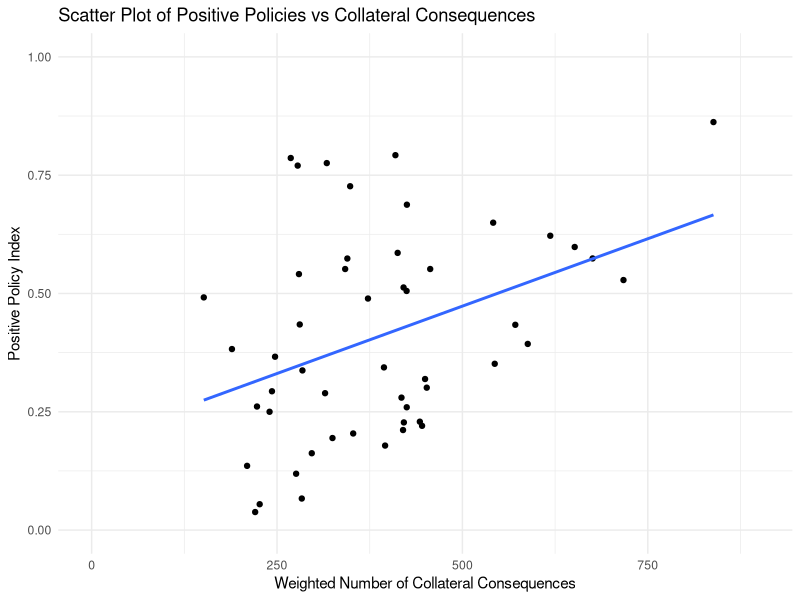
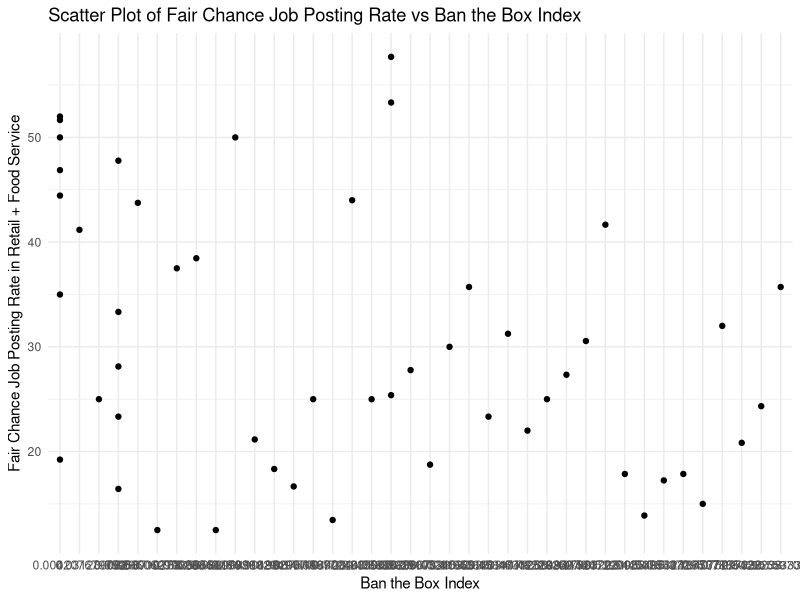
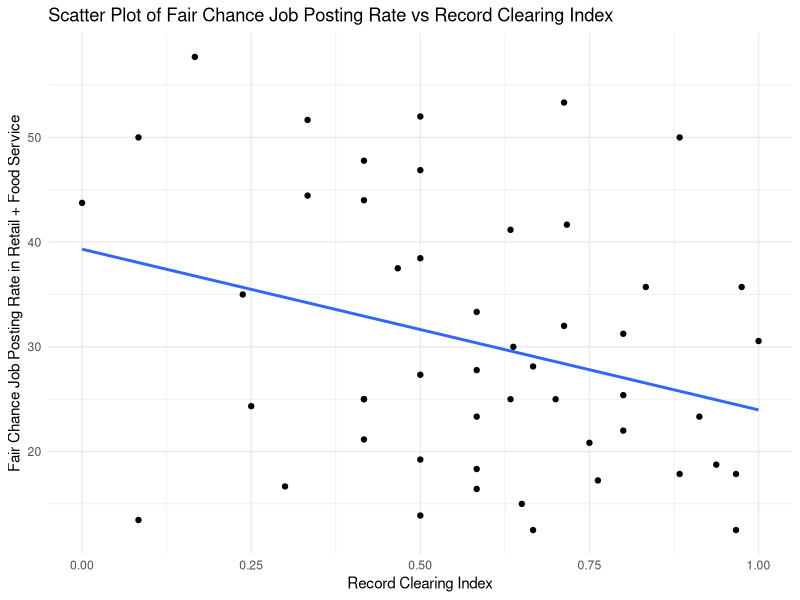
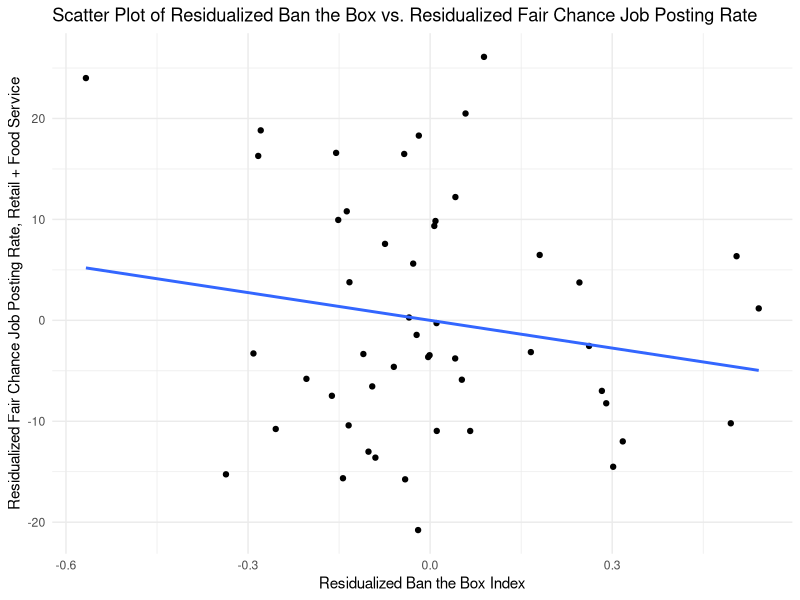
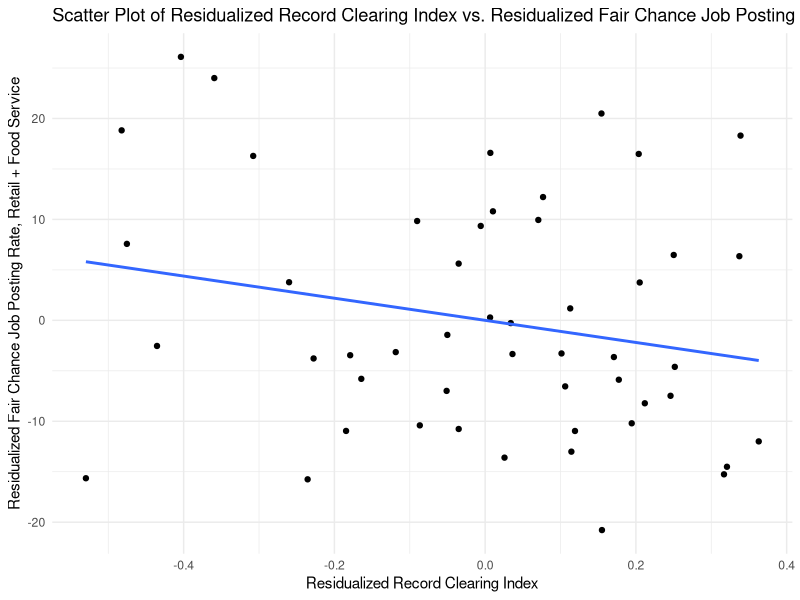

Generate these figures, in order, with R: (Note: this script raises an error after producing the figures.)
## ---- chunk 1
library(ggplot2)

# Set parameter to overwrite plots
overwrite_plots = FALSE

# Read in the data
regression_data <- read.csv("../Controls/regression.csv")
employment_data <- read.csv("../Employment/Indeed/indeed-retail-foodservice-fairchance.csv")
control_data <- read.csv("../Controls/control_indices.csv")
pos_pol_data <- read.csv("../Policy/PositiveIndex.csv")
pos_pol_data <- pos_pol_data[1:50, ]
## ---- chunk 2
# Create a scatter plot of positive policy vs negative policy
plot_pos_vs_neg <- ggplot(regression_data, aes(x = neg_combo_index, y = tot_pos_index)) +
  geom_point() +
  geom_smooth(method = "lm", se = FALSE) +
  labs(
    title = "Scatter Plot of Positive Policies vs Collateral Consequences",
    x = "Weighted Number of Collateral Consequences",
    y = "Positive Policy Index"
  ) +
  xlim(0, 900) +
  ylim(0, 1) +
  theme_minimal()

if (overwrite_plots) {
  pdf("scatter_pos_neg.pdf")
  print(plot_pos_vs_neg)
  dev.off()
}

print(plot_pos_vs_neg)
## ---- chunk 3
# Create a scatter plot of positive policy index vs fair chance job posting rate (retail + food service)
plot_btb_vs_fairchance_rate <- ggplot(mapping=aes(y = employment_data$fair_chance_rate, x = pos_pol_data$Ban.the.Box.Index)) +
  geom_point() +
  geom_smooth(method = "lm", se = FALSE) +
  labs(
    title = "Scatter Plot of Fair Chance Job Posting Rate vs Ban the Box Index",
    x = "Ban the Box Index",
    y = "Fair Chance Job Posting Rate in Retail + Food Service"
  ) +
  theme_minimal()

if (overwrite_plots) {
  pdf("scatter_btb_fairchance_industry.pdf")
  print(plot_btb_vs_fairchance_rate)
  dev.off()
}
print(plot_btb_vs_fairchance_rate)
## ---- chunk 4
# Create a scatter plot of record clearing index vs fair chance job posting rate in retail and food service
plot_rec_clear_vs_fairchance_rate <- ggplot(mapping = aes(y = employment_data$fair_chance_rate, x = pos_pol_data$Record.Clearing.Index)) +
  geom_point() +
  geom_smooth(method = "lm", se = FALSE) +
  labs(
    title = "Scatter Plot of Fair Chance Job Posting Rate vs Record Clearing Index",
    x = "Record Clearing Index",
    y = "Fair Chance Job Posting Rate in Retail + Food Service"
  ) +
  theme_minimal()

if (overwrite_plots) {
  pdf("scatter_neg_fairchance_industry.pdf")
  print(plot_rec_clear_vs_fairchance_rate)
  dev.off()
}
print(plot_rec_clear_vs_fairchance_rate)
## ---- chunk 5
# Run a linear model for fair_chance_rate vs the three columns of control_data
lm_fairchance_controls <- lm(employment_data$fair_chance_rate ~ control_data$macroeconomy + control_data$socioeconomics + control_data$politics)

# Save the residuals of the model to employment_data$fair_chance_rate_residuals
employment_data$fair_chance_rate_residuals <- residuals(lm_fairchance_controls)

# Print the summary of the linear model
summary(lm_fairchance_controls)

# Run a linear model for btb_index vs the three columns of control_data
lm_model_btb <- lm(pos_pol_data$Ban.the.Box.Index ~ control_data$macroeconomy + control_data$socioeconomics + control_data$politics)

# Save the residuals of the model to regression_data$tot_pos_index_residuals
regression_data$btb_index_residuals <- residuals(lm_model_btb)

# Print the summary of the linear model
summary(lm_model_btb)

# Run a linear model for recordclearing vs the three columns of control_data
lm_model_rec_clear <- lm(pos_pol_data$Record.Clearing.Index ~ control_data$macroeconomy + control_data$socioeconomics + control_data$politics)

# Save the residuals of the model to regression_data$neg_combo_index_residuals
regression_data$rec_clear_index_residuals <- residuals(lm_model_rec_clear)

# Print the summary of the linear model
summary(lm_model_rec_clear)
## ---- chunk 6
# Scatter plot of residualized positive policy vs. residualized fair chance job posting rate
plot_residual_btb_vs_fairchance <- ggplot(data = data.frame(y = employment_data$fair_chance_rate_residuals, x = regression_data$btb_index_residuals)) +
  geom_point(aes(x = x, y = y)) +
  geom_smooth(aes(x = x, y = y), method="lm", se=FALSE)+
  labs(
    title = "Scatter Plot of Residualized Ban the Box vs. Residualized Fair Chance Job Posting Rate",
    y = "Residualized Fair Chance Job Posting Rate, Retail + Food Service",
    x = "Residualized Ban the Box Index"
  ) +
  theme_minimal()
if (overwrite_plots) {
  pdf("scatter_residual_btb_fairchance.pdf")
  print(plot_residual_btb_vs_fairchance)
  dev.off()
}
print(plot_residual_btb_vs_fairchance)
## ---- chunk 7
# Scatter plot of residualized negative policy vs. residualized fair chance job posting rate
plot_residual_rec_clear_vs_fairchance <- ggplot(data = data.frame(y = employment_data$fair_chance_rate_residuals, x = regression_data$rec_clear_index_residuals)) +
  geom_point(aes(x = x, y = y)) +
  geom_smooth(aes(x = x, y = y), method="lm", se=FALSE)+
  labs(
    title = "Scatter Plot of Residualized Record Clearing Index vs. Residualized Fair Chance Job Posting Rate",
    y = "Residualized Fair Chance Job Posting Rate, Retail + Food Service",
    x = "Residualized Record Clearing Index"
  ) +
  theme_minimal()
if (overwrite_plots) {
  pdf("scatter_residual_rec_clear_fairchance.pdf")
  print(plot_residual_rec_clear_vs_fairchance)
  dev.off()
}
print(plot_residual_rec_clear_vs_fairchance)
## ---- chunk 8
# Run a linear model for fair_chance_rate vs tot_pos_index, neg_combo_index, and control_data
lm_fair_chance_rate_vs_all_factors <- lm(employment_data$fair_chance_rate ~ regression_data$tot_pos_index + regression_data$neg_combo_index + control_data$macroeconomy + control_data$socioeconomics + control_data$politics)

# Print the summary of the linear model
summary(lm_fair_chance_rate_vs_all_factors)

# Run a linear model for residualized fair_chance_rate vs residualized tot_pos_index and neg_combo_index
lm_residual_fair_chance_rate_vs_residual_policies <- lm(employment_data$fair_chance_rate_residuals ~ regression_data$tot_pos_index_residuals + regression_data$neg_combo_index_residuals)

# Print the summary of the linear model
summary(lm_residual_fair_chance_rate_vs_residual_policies)

# Run a linear model for residualized tot_pos_index vs residualized neg_combo_index
lm_residual_positive_policy_vs_residual_negative_combo <- lm(regression_data$tot_pos_index_residuals ~ regression_data$neg_combo_index_residuals)

# Print the summary of the linear model
summary(lm_residual_positive_policy_vs_residual_negative_combo)
## ---- chunk 9
# Create binary variables for "above or below average" for each measure (Positive Policy Index)
policy_above_avg_pos <- ifelse(regression_data$btb_index_residuals > 0, "Above Avg", "Below Avg")
employment_above_avg <- ifelse(employment_data$fair_chance_rate_residuals > 0, "Above Avg", "Below Avg")

# Create a contingency table based on the two categorical variables (Positive Policy Index)
contingency_table_pos <- table(policy_above_avg_pos, employment_above_avg)

# Print the contingency table (Positive Policy Index)
print(contingency_table_pos)

# Run the chi-square test of independence (Positive Policy Index)
chi_squared_result_pos <- chisq.test(contingency_table_pos)

# Print the test result (Positive Policy Index)
print(chi_squared_result_pos)
## ---- chunk 10
# Create binary variables for "above or below average" for each measure (Record Clearing Index)
policy_above_avg_rec_clear <- ifelse(regression_data$rec_clear_index_residuals > 0, "Above Avg", "Below Avg")
employment_above_avg <- ifelse(employment_data$fair_chance_rate_residuals > 0, "Above Avg", "Below Avg")

# Create a contingency table based on the two categorical variables (Positive Policy Index)
contingency_table_rec_clear <- table(policy_above_avg_rec_clear, employment_above_avg)

# Print the contingency table (Positive Policy Index)
print(contingency_table_rec_clear)

# Run the chi-square test of independence (Positive Policy Index)
chi_squared_result_rec_clear <- chisq.test(contingency_table_rec_clear)

# Print the test result (Positive Policy Index)
print(chi_squared_result_rec_clear)
## ---- chunk 11
# Run a linear model for neg_combo_index vs the three columns of control_data
lm_model_landc <- lm(pos_pol_data$Licensing.and.Credentialing.Index ~ control_data$macroeconomy + control_data$socioeconomics + control_data$politics)

# Save the residuals of the model to regression_data$neg_combo_index_residuals
regression_data$landc_index_residuals <- residuals(lm_model_landc)

# Print the summary of the linear model
summary(lm_model_landc)

# Scatter plot of residualized licensing and credentialiing vs. residualized fair chance job posting rate
plot_residual_landc_vs_fairchance <- ggplot(data = data.frame(y = employment_data$fair_chance_rate_residuals, x = regression_data$landc_index_residuals)) +
  geom_point(aes(x = x, y = y)) +
  geom_smooth(aes(x = x, y = y), method="lm", se=FALSE)+
  labs(
    title = "Scatter Plot of Residualized Licensing and Credentialing Index vs. Residualized Fair Chance Job Posting Rate",
    y = "Residualized Fair Chance Job Posting Rate, Retail + Food Service",
    x = "Residualized Licensing and Credentialing Index"
  ) +
  theme_minimal()
if (overwrite_plots) {
  pdf("scatter_residual_landc_r_fairchance.pdf")
  print(plot_residual_landc_vs_fairchance)
  dev.off()
}
print(plot_residual_landc_vs_fairchance)


## ---- chunk 12


# Create binary variables for "above or below average" for each measure (Licencing and Credentialing)
policy_above_avg_landc <- ifelse(regression_data$landc_index_residuals > 0, "Above Avg", "Below Avg")
employment_above_avg <- ifelse(employment_data$fair_chance_rate_residuals > 0, "Above Avg", "Below Avg")

# Create a contingency table based on the two categorical variables (Positive Policy Index)
contingency_table_landc <- table(policy_above_avg_landc, employment_above_avg)

# Print the contingency table (Positive Policy Index)
print(contingency_table_landc)

# Run the chi-square test of independence (Positive Policy Index)
chi_squared_result_landc <- chisq.test(contingency_table_landc)

# Print the test result (Positive Policy Index)
print(chi_squared_result_landc)


## ---- chunk 13
# Run a linear model for neg_combo_index vs the three columns of control_data
lm_model_rehab <- lm(pos_pol_data$Certificate.of.Rehabilitation.Index ~ control_data$macroeconomy + control_data$socioeconomics + control_data$politics)

# Save the residuals of the model to regression_data$neg_combo_index_residuals
regression_data$rehab_index_residuals <- residuals(lm_model_rehab)

# Print the summary of the linear model
summary(lm_model_rehab)

# Scatter plot of residualized licensing and credentialiing vs. residualized fair chance job posting rate
plot_residual_rehab_vs_fairchance <- ggplot(data = data.frame(y = employment_data$fair_chance_rate_residuals, x = regression_data$rehab_index_residuals)) +
  geom_point(aes(x = x, y = y)) +
  geom_smooth(aes(x = x, y = y), method="lm", se=FALSE)+
  labs(
    title = "Scatter Plot of Residualized Cert. of Rehabilitation vs. Residualized Fair Chance Job Posting Rate",
    y = "Residualized Fair Chance Job Posting Rate, Retail + Food Service",
    x = "Residualized Cert. of Rehabilitation Index"
  ) +
  theme_minimal()
if (overwrite_plots) {
  pdf("scatter_residual_rehab_r_fairchance.pdf")
  print(plot_residual_rehab_vs_fairchance)
  dev.off()
}
print(plot_residual_rehab_vs_fairchance)


## ---- chunk 14


# Create binary variables for "above or below average" for each measure (Licencing and Credentialing)
policy_above_avg_rehab <- ifelse(regression_data$rehab_index_residuals > 0, "Above Avg", "Below Avg")
employment_above_avg <- ifelse(employment_data$fair_chance_rate_residuals > 0, "Above Avg", "Below Avg")

# Create a contingency table based on the two categorical variables (Positive Policy Index)
contingency_table_rehab <- table(policy_above_avg_rehab, employment_above_avg)

# Print the contingency table (Positive Policy Index)
print(contingency_table_rehab)

# Run the chi-square test of independence (Positive Policy Index)
chi_squared_result_rehab <- chisq.test(contingency_table_rehab)

# Print the test result (Positive Policy Index)
print(chi_squared_result_rehab)


## ---- chunk 15
# Run a linear model for neg_combo_index vs the three columns of control_data
lm_model_liability <- lm(pos_pol_data$Liability.Index ~ control_data$macroeconomy + control_data$socioeconomics + control_data$politics)

# Save the residuals of the model to regression_data$neg_combo_index_residuals
regression_data$liability_index_residuals <- residuals(lm_model_liability)

# Print the summary of the linear model
summary(lm_model_liability)

# Scatter plot of residualized licensing and credentialiing vs. residualized fair chance job posting rate
plot_residual_liability_vs_fairchance <- ggplot(data = data.frame(y = employment_data$fair_chance_rate_residuals, x = regression_data$liability_index_residuals)) +
  geom_point(aes(x = x, y = y)) +
  geom_smooth(aes(x = x, y = y), method="lm", se=FALSE)+
  labs(
    title = "Scatter Plot of Residualized Liablity vs. Residualized Fair Chance Job Posting Rate",
    y = "Residualized Fair Chance Job Posting Rate, Retail + Food Service",
    x = "Residualized Liability Index"
  ) +
  theme_minimal()
if (overwrite_plots) {
  pdf("scatter_residual_liability_fairchance.pdf")
  print(plot_residual_liability_vs_fairchance)
  dev.off()
}
print(plot_residual_liability_vs_fairchance)

## ---- chunk 16


# Create binary variables for "above or below average" for each measure (Liability Index)
policy_above_avg_liability <- ifelse(regression_data$liability_index_residuals > 0, "Above Avg", "Below Avg")
employment_above_avg <- ifelse(employment_data$fair_chance_rate_residuals > 0, "Above Avg", "Below Avg")

# Create a contingency table based on the two categorical variables (LiabilityIndex)
contingency_table_liablility <- table(policy_above_avg_liability, employment_above_avg)

# Print the contingency table (Liability Index)
print(contingency_table_liablility)

# Run the chi-square test of independence (Liability Index)
chi_squared_result_liablility <- chisq.test(contingency_table_liablility)

# Print the test result (Liability Index)
print(chi_squared_result_liablility)


